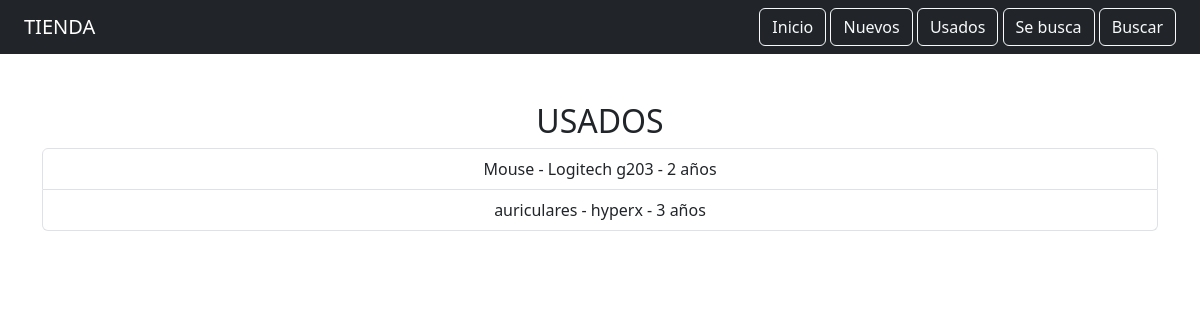
Page /lista-usados/ on the committed database.
### app/models.py (models this page shows)
class PerifericosUsados(models.Model):
    tipo = models.CharField(max_length=50)
    modelo = models.CharField(max_length=100)
    antiguedad = models.CharField(max_length=50)

### app/views.py (the view)
# urls.py: path('lista-usados/', lista_usados),
def lista_usados(request):
    datos = PerifericosUsados.objects.all()
    return render(request, "app/lista.html", {"datos": datos, "titulo": "USADOS"})

### templates/app/lista.html
{% extends "app/base.html" %}
{% block contenido %}
<h2>{{ titulo }}</h2>
<ul class="list-group">
    {% for d in datos %}
        <li class="list-group-item">
            {{ d.tipo }} - {{ d.modelo }} - {{ d.antiguedad }}
        </li>
    {% endfor %}
</ul>
{% endblock %}

### rows in the picture
PerifericosUsados: tipo "Mouse", modelo "Logitech g203", antiguedad "2 años"
PerifericosUsados: tipo "auriculares", modelo "hyperx", antiguedad "3 años"

### other values in the picture
{{ titulo }} "USADOS"
